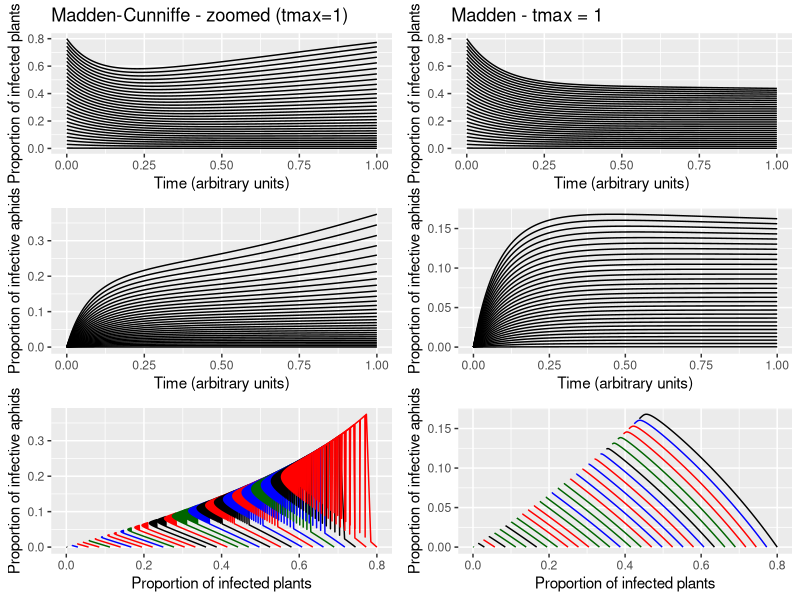
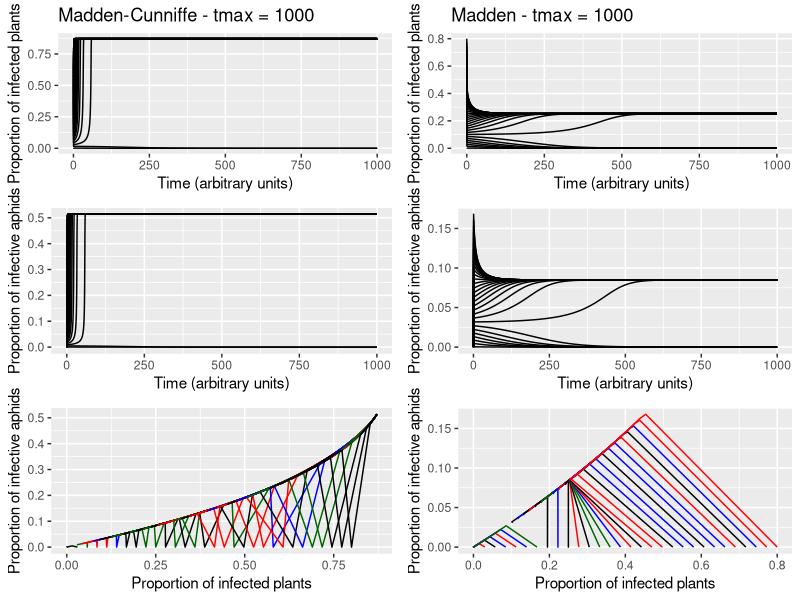
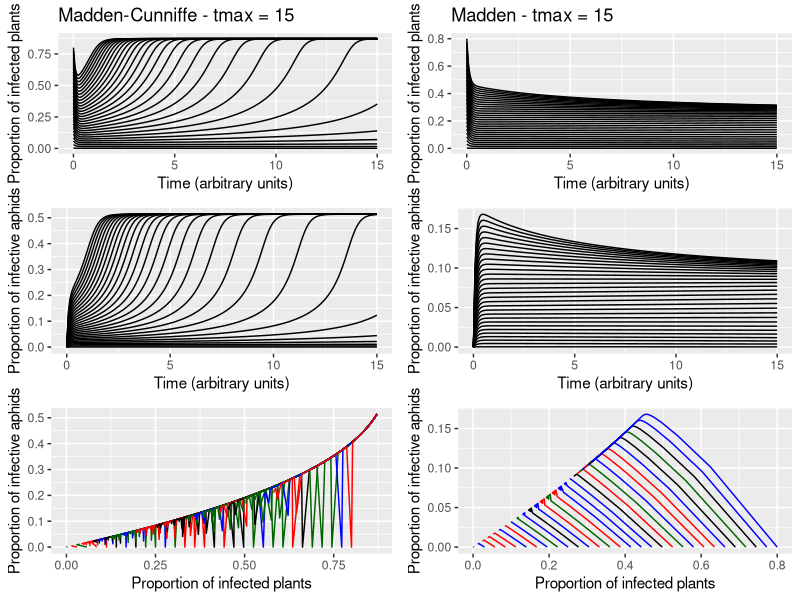

The R source for these figures, in order:
###################################################################
#### DEMONSTRATION OF BISTABLE BEHAVIOUR IN MADDEN-TYPE MODELS ####
###################################################################

# Simple code demonstrating the bistable behaviour seen in the Madden and 
# Madden-Cunniffe models. V and e are set so the model is in the region of
# bistability. These models have vector preference dynamics but no vector 
# population dynamics.

rm(list=ls())

library(deSolve)
library(ggplot2)
library(reshape2)
library(dplyr)
library(gridExtra)
library(grid)
library(gridtext)
library(scales)

#### DEFINE MODEL ODES ####
madden_vpref_ode <- function(times, y, par) {
  
  # PLANT EQUATIONS
  S <- par[["H"]] - y[["I"]] # number of susceptible plants
  
  become_infected <- par[["phi"]] * par[["b"]] * y[["Z"]] * S/(S + par[["v"]]*y[["I"]])
  
  natural_death_I <- par[["c"]] * y[["I"]]
  virus_induced_death <- par[["d"]] * y[["I"]]
  
  # state equation
  dI <- become_infected - natural_death_I - virus_induced_death
  
  # VECTOR EQUATIONS
  X <- par[["A"]] - y[["Z"]]
  
  acquisition <- par[["phi"]] * par[["a"]] * (1 - par[["e"]]*par[["w_mad"]]) * X * par[["v"]]*y[["I"]] /
    (S + par[["v"]]*y[["I"]])
  stop_being_infective <- par[["tau"]] * y[["Z"]]
  
  # state equations
  dZ <- acquisition - stop_being_infective
  
  return(list(c(dI, dZ)))
}

madden_cunniffe_vpref_ode <- function(times, y, par) {
  
  S <- par[["H"]] - y[["I"]] # number of susceptible plants
  
  # define variable phi
  phi <- (S + y[["I"]]*par[["v"]]) / (par[["w_mad"]]*par[["eta"]]*(S + y[["I"]]*par[["v"]]*par[["e"]]))
  
  # PLANT EQUATIONS
  
  become_infected <- phi * par[["b"]] * y[["Z"]] * S/(S + par[["v"]]*y[["I"]])
  
  natural_death_I <- par[["c"]] * y[["I"]]
  virus_induced_death <- par[["d"]] * y[["I"]]
  
  # state equation
  dI <- become_infected - natural_death_I - virus_induced_death
  
  # VECTOR EQUATIONS
  X <- par[["A"]] - y[["Z"]]
  
  acquisition <- phi * par[["a"]] * (1 - par[["e"]]*par[["w_mad"]]) * X * par[["v"]]*y[["I"]] /
    (S + par[["v"]]*y[["I"]])
  stop_being_infective <- par[["tau"]] * y[["Z"]]
  
  # state equations
  dZ <- acquisition - stop_being_infective
  
  return(list(c(dI, dZ)))
}

#### DEFINE TIMESCALES, PARAMETERS, INITAL CONDITIONS ####

# define timeframes
times_short <- seq(0, 1, length.out = 200)
times_med <- seq(0, 15, length.out = 200)
times_long <- seq(0, 1000, length.out = 2000)

# parameters
parms <- c(
  tau = 4, # rate of moving through infectious state in vector
  w_mad = 0.2, # feeding probability on healthy plant
  phi = 5.4730983, # plants visited per day by an insect
  A = 1200, # total (constant) number of vectors
  H = 400, # number host plants 
  v = 0.3039697, # infected plant attractiveness - value at which bistability is seen
  e = 0.4554545, # infected plant acceptability  - value at which bistability is seen
  a = 0.8, # virus acquisition rate
  b = 0.8, # virus inoculation rate
  c = 2, # natural plant death rate
  d = 2 # virus-induced plant death rate
)
parms[["eta"]] <- 1/(parms[["phi"]]*parms[["w_mad"]]) # average length of visit to a plant


# initial I states
all_init_states_mad <- seq(1, 0.8*parms[["H"]], length.out = 30)


#### DEFINE FUNCTION TO PLOT MANY TRAJECTORIES WITH DIFFERENT INITIAL CONDITIONS #### 
plot_many_trajec_madden <- function(init_I_states, times, parms, func) {
  
  ## function that for given times, parms, and madden-type ode function, runs
  ## the ode for many initial starting I states (initial Z = 0) and plots 
  ## proportion I vs time, proportion Z vs time, and proportion I vs proportion Z
  
  # use different colours for I vs Z plot to more easily differentiate between lines
  colours <- c("red", "blue", "darkgreen", "black") 
  
  # use for loop to loop over initial I values and run ode to plot
  for (state in init_I_states) {
    
    # run ode
    trajec <- data.frame(ode(y = c(I = state, Z = 0),
                             times = times,
                             parms = parms,
                             func = func))
    trajec$I <- trajec$I/parms[["H"]] # make proportion
    trajec$Z <- trajec$Z/parms[["A"]]
    
    
    if (state == init_I_states[1]) {
      
      # plot trajectory of infected plants vs time
      I_trajec_plot <- ggplot(data = trajec, aes(x = time, y = I)) +
        geom_line() +
        labs(x = "Time (arbitrary units)",
             y = "Proportion of infected plants")
      
      # plot trajectory of infective aphids vs time
      Z_trajec_plot <- ggplot(data = trajec, aes(x = time, y = Z)) +
        geom_line() +
        labs(x = "Time (arbitrary units)",
             y = "Proportion of infective aphids")
      
      # plot trajectory of infected plants vs infective aphids
      I_vs_Z_plot <- ggplot(data = trajec, aes(x = I, y = Z)) +
        geom_line(colour = sample(colours, 1)) +
        labs(x = "Proportion of infected plants",
             y = "Proportion of infective aphids")
    } 
    else { # once plot created, add subsequent trajectories (different initial I) to the plots
      I_trajec_plot <- I_trajec_plot +
        geom_line(data = trajec, aes(x = time, y = I))
      
      Z_trajec_plot <- Z_trajec_plot +
        geom_line(data = trajec, aes(x = time, y = Z))
      
      I_vs_Z_plot <- I_vs_Z_plot +
        geom_line(data = trajec, aes(x = I, y = Z), colour = sample(colours, 1))
    }
    
  }
  return(list(I_trajec_plot, Z_trajec_plot, I_vs_Z_plot)) # return plots
}

#### DEMONSTRATE BISTABLE BEHAVIOUR - tmax = 1 ####

# madden plots
trajec_plot_mad_zoom <- plot_many_trajec_madden(all_init_states_mad,
                                                times = times_short, 
                                                parms = parms,
                                                func = madden_vpref_ode)
trajec_plot_mad_zoom[[1]] <- trajec_plot_mad_zoom[[1]] +
  labs(title = "Madden - tmax = 1") # add title

# madden-cunniffe plots
trajec_plot_mad_cun_zoom <- plot_many_trajec_madden(all_init_states_mad,
                                                    times = times_short,
                                                    parms = parms,
                                                    func = madden_cunniffe_vpref_ode)
trajec_plot_mad_cun_zoom[[1]] <- trajec_plot_mad_cun_zoom[[1]] +
  labs(title = "Madden-Cunniffe - zoomed (tmax=1)") # add title

# display all together
lay <- matrix(c(1,2,3,4,5,6), nrow = 3, byrow = F)
grid.arrange(trajec_plot_mad_cun_zoom[[1]],
             trajec_plot_mad_cun_zoom[[2]],
             trajec_plot_mad_cun_zoom[[3]],
             trajec_plot_mad_zoom[[1]],
             trajec_plot_mad_zoom[[2]],
             trajec_plot_mad_zoom[[3]],
             ncol = 2, layout_matrix = lay)

# pdf("results/bistable_trajecs_madden-type_zoom.pdf")
# grid.arrange(trajec_plot_mad_cun_zoom[[1]],
#              trajec_plot_mad_cun_zoom[[2]],
#              trajec_plot_mad_cun_zoom[[3]],
#              trajec_plot_mad_zoom[[1]],
#              trajec_plot_mad_zoom[[2]],
#              trajec_plot_mad_zoom[[3]],
#              ncol = 2, layout_matrix = lay)
# dev.off()

#### DEMONSTRATE BISTABLE BEHAVIOUR - tmax = 1000 ####

# madden plots
trajec_plot_mad_long <- plot_many_trajec_madden(all_init_states_mad,
                                                times = times_long,
                                                parms = parms,
                                                func = madden_vpref_ode)
trajec_plot_mad_long[[1]] <- trajec_plot_mad_long[[1]] + labs(title = "Madden - tmax = 1000")

# madden-cunniffe plots
trajec_plot_mad_cun_long <- plot_many_trajec_madden(all_init_states_mad,
                                                    times = times_long,
                                                    parms = parms,
                                                    func = madden_cunniffe_vpref_ode)
trajec_plot_mad_cun_long[[1]] <- trajec_plot_mad_cun_long[[1]] + labs(title = "Madden-Cunniffe - tmax = 1000")

# display together
grid.arrange(trajec_plot_mad_cun_long[[1]],
             trajec_plot_mad_cun_long[[2]],
             trajec_plot_mad_cun_long[[3]],
             trajec_plot_mad_long[[1]],
             trajec_plot_mad_long[[2]],
             trajec_plot_mad_long[[3]],
             ncol = 2, layout_matrix = lay)

# pdf("results/bistable_trajecs_madden-type_long.pdf")
# grid.arrange(trajec_plot_mad_cun_long[[1]],
#              trajec_plot_mad_cun_long[[2]],
#              trajec_plot_mad_cun_long[[3]],
#              trajec_plot_mad_long[[1]],
#              trajec_plot_mad_long[[2]],
#              trajec_plot_mad_long[[3]],
#              ncol = 2, layout_matrix = lay)
# dev.off()

#### DEMONSTRATE BISTABLE BEHAVIOUR - tmax = 15 ####

# madden plots
trajec_plot_mad <- plot_many_trajec_madden(all_init_states_mad,
                                           times = times_med,
                                           parms = parms,
                                           func = madden_vpref_ode)
trajec_plot_mad[[1]] <- trajec_plot_mad[[1]] + labs(title = "Madden - tmax = 15")

# madden-cunniffe plots
trajec_plot_mad_cun <- plot_many_trajec_madden(all_init_states_mad,
                                               times = times_med,
                                               parms = parms,
                                               func = madden_cunniffe_vpref_ode)
trajec_plot_mad_cun[[1]] <- trajec_plot_mad_cun[[1]] + labs(title = "Madden-Cunniffe - tmax = 15")

# display together
grid.arrange(trajec_plot_mad_cun[[1]],
             trajec_plot_mad_cun[[2]],
             trajec_plot_mad_cun[[3]],
             trajec_plot_mad[[1]],
             trajec_plot_mad[[2]],
             trajec_plot_mad[[3]],
             ncol = 2, layout_matrix = lay)

# pdf("results/bistable_trajecs_madden-type_short.pdf")
# grid.arrange(trajec_plot_mad_cun[[1]],
#              trajec_plot_mad_cun[[2]],
#              trajec_plot_mad_cun[[3]],
#              trajec_plot_mad[[1]],
#              trajec_plot_mad[[2]],
#              trajec_plot_mad[[3]],
#              ncol = 2, layout_matrix = lay)
# dev.off()


# compare shorter and longer timeframes of Z vs time for madden
#grid.arrange(trajec_plot_mad_long[[2]], trajec_plot_mad[[2]])

# compare mad and mad-cun plots of Z vs time
#grid.arrange(trajec_plot_mad_long[[2]], trajec_plot_mad[[2]])
